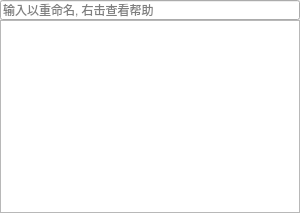
<?xml version="1.0" encoding="UTF-8"?>
<ui version="4.0">
 <class>MainWindow</class>
 <widget class="QMainWindow" name="MainWindow">
  <property name="geometry">
   <rect>
    <x>0</x>
    <y>0</y>
    <width>300</width>
    <height>213</height>
   </rect>
  </property>
  <property name="sizePolicy">
   <sizepolicy hsizetype="Preferred" vsizetype="Expanding">
    <horstretch>0</horstretch>
    <verstretch>0</verstretch>
   </sizepolicy>
  </property>
  <property name="minimumSize">
   <size>
    <width>300</width>
    <height>20</height>
   </size>
  </property>
  <property name="maximumSize">
   <size>
    <width>300</width>
    <height>16777215</height>
   </size>
  </property>
  <property name="windowTitle">
   <string>MainWindow</string>
  </property>
  <property name="styleSheet">
   <string notr="true"/>
  </property>
  <widget class="QWidget" name="centralwidget">
   <property name="enabled">
    <bool>true</bool>
   </property>
   <property name="sizePolicy">
    <sizepolicy hsizetype="Preferred" vsizetype="Expanding">
     <horstretch>0</horstretch>
     <verstretch>0</verstretch>
    </sizepolicy>
   </property>
   <property name="minimumSize">
    <size>
     <width>300</width>
     <height>0</height>
    </size>
   </property>
   <property name="maximumSize">
    <size>
     <width>300</width>
     <height>16777215</height>
    </size>
   </property>
   <layout class="QVBoxLayout" name="verticalLayout">
    <property name="spacing">
     <number>0</number>
    </property>
    <property name="leftMargin">
     <number>0</number>
    </property>
    <property name="topMargin">
     <number>0</number>
    </property>
    <property name="rightMargin">
     <number>0</number>
    </property>
    <property name="bottomMargin">
     <number>0</number>
    </property>
    <item>
     <widget class="QLineEdit" name="lineEdit">
      <property name="sizePolicy">
       <sizepolicy hsizetype="Expanding" vsizetype="Minimum">
        <horstretch>0</horstretch>
        <verstretch>0</verstretch>
       </sizepolicy>
      </property>
      <property name="minimumSize">
       <size>
        <width>300</width>
        <height>20</height>
       </size>
      </property>
      <property name="maximumSize">
       <size>
        <width>300</width>
        <height>20</height>
       </size>
      </property>
      <property name="font">
       <font>
        <pointsize>9</pointsize>
       </font>
      </property>
      <property name="tabletTracking">
       <bool>false</bool>
      </property>
      <property name="styleSheet">
       <string notr="true"/>
      </property>
      <property name="placeholderText">
       <string>输入以重命名, 右击查看帮助</string>
      </property>
     </widget>
    </item>
    <item>
     <widget class="QListView" name="listView">
      <property name="enabled">
       <bool>true</bool>
      </property>
      <property name="sizePolicy">
       <sizepolicy hsizetype="Minimum" vsizetype="Expanding">
        <horstretch>0</horstretch>
        <verstretch>0</verstretch>
       </sizepolicy>
      </property>
      <property name="minimumSize">
       <size>
        <width>300</width>
        <height>0</height>
       </size>
      </property>
      <property name="maximumSize">
       <size>
        <width>300</width>
        <height>16777215</height>
       </size>
      </property>
      <property name="font">
       <font>
        <pointsize>9</pointsize>
       </font>
      </property>
      <property name="layoutDirection">
       <enum>Qt::LeftToRight</enum>
      </property>
      <property name="lineWidth">
       <number>1</number>
      </property>
      <property name="flow">
       <enum>QListView::TopToBottom</enum>
      </property>
      <property name="resizeMode">
       <enum>QListView::Fixed</enum>
      </property>
     </widget>
    </item>
   </layout>
   <zorder>listView</zorder>
   <zorder>lineEdit</zorder>
  </widget>
 </widget>
 <resources/>
 <connections/>
</ui>
